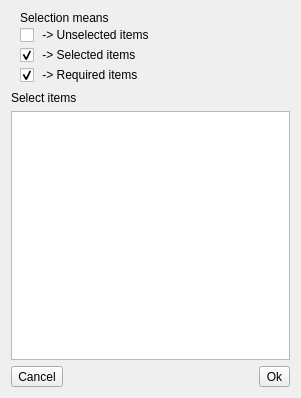
<?xml version="1.0" encoding="UTF-8"?>
<ui version="4.0">
 <class>CheckList</class>
 <widget class="QWidget" name="CheckList">
  <property name="geometry">
   <rect>
    <x>0</x>
    <y>0</y>
    <width>301</width>
    <height>398</height>
   </rect>
  </property>
  <property name="minimumSize">
   <size>
    <width>0</width>
    <height>0</height>
   </size>
  </property>
  <property name="windowTitle">
   <string>Form</string>
  </property>
  <layout class="QVBoxLayout" name="verticalLayout">
   <item>
    <widget class="QFrame" name="frameTristate">
     <property name="minimumSize">
      <size>
       <width>0</width>
       <height>0</height>
      </size>
     </property>
     <property name="autoFillBackground">
      <bool>true</bool>
     </property>
     <layout class="QVBoxLayout" name="verticalLayout_2">
      <property name="spacing">
       <number>0</number>
      </property>
      <property name="topMargin">
       <number>0</number>
      </property>
      <property name="bottomMargin">
       <number>0</number>
      </property>
      <item>
       <widget class="QLabel" name="label_2">
        <property name="text">
         <string>Selection means</string>
        </property>
       </widget>
      </item>
      <item>
       <widget class="QCheckBox" name="cBNone">
        <property name="toolTip">
         <string>Do not export this items to user defined contact list</string>
        </property>
        <property name="text">
         <string> -&gt; Unselected items</string>
        </property>
       </widget>
      </item>
      <item>
       <widget class="QCheckBox" name="cBSelect">
        <property name="toolTip">
         <string>Marked items will be saved in users contact list</string>
        </property>
        <property name="text">
         <string> -&gt; Selected items</string>
        </property>
        <property name="checked">
         <bool>true</bool>
        </property>
        <property name="tristate">
         <bool>true</bool>
        </property>
       </widget>
      </item>
      <item>
       <widget class="QCheckBox" name="cBRequired">
        <property name="enabled">
         <bool>true</bool>
        </property>
        <property name="toolTip">
         <string>Contacts that includes this item will be saved in users contact list</string>
        </property>
        <property name="text">
         <string> -&gt; Required items</string>
        </property>
        <property name="checked">
         <bool>true</bool>
        </property>
        <property name="tristate">
         <bool>false</bool>
        </property>
       </widget>
      </item>
     </layout>
    </widget>
   </item>
   <item>
    <widget class="QLabel" name="label">
     <property name="text">
      <string>Select items  </string>
     </property>
    </widget>
   </item>
   <item>
    <widget class="QListWidget" name="listWidget">
     <property name="enabled">
      <bool>true</bool>
     </property>
     <property name="alternatingRowColors">
      <bool>true</bool>
     </property>
     <property name="resizeMode">
      <enum>QListView::Adjust</enum>
     </property>
    </widget>
   </item>
   <item>
    <layout class="QHBoxLayout" name="horizontalLayout">
     <item>
      <widget class="QToolButton" name="tBCancel">
       <property name="text">
        <string>Cancel</string>
       </property>
       <property name="icon">
        <iconset resource="images.qrc">
         <normaloff>:/img/img/close.png</normaloff>:/img/img/close.png</iconset>
       </property>
       <property name="iconSize">
        <size>
         <width>33</width>
         <height>33</height>
        </size>
       </property>
       <property name="toolButtonStyle">
        <enum>Qt::ToolButtonTextBesideIcon</enum>
       </property>
      </widget>
     </item>
     <item>
      <spacer name="horizontalSpacer">
       <property name="orientation">
        <enum>Qt::Horizontal</enum>
       </property>
       <property name="sizeHint" stdset="0">
        <size>
         <width>40</width>
         <height>20</height>
        </size>
       </property>
      </spacer>
     </item>
     <item>
      <widget class="QToolButton" name="tBSave">
       <property name="text">
        <string>Ok</string>
       </property>
       <property name="icon">
        <iconset resource="images.qrc">
         <normaloff>:/img/img/dialog-ok-apply.png</normaloff>:/img/img/dialog-ok-apply.png</iconset>
       </property>
       <property name="iconSize">
        <size>
         <width>33</width>
         <height>33</height>
        </size>
       </property>
       <property name="toolButtonStyle">
        <enum>Qt::ToolButtonTextBesideIcon</enum>
       </property>
      </widget>
     </item>
    </layout>
   </item>
  </layout>
 </widget>
 <resources>
  <include location="images.qrc"/>
 </resources>
 <connections/>
</ui>
